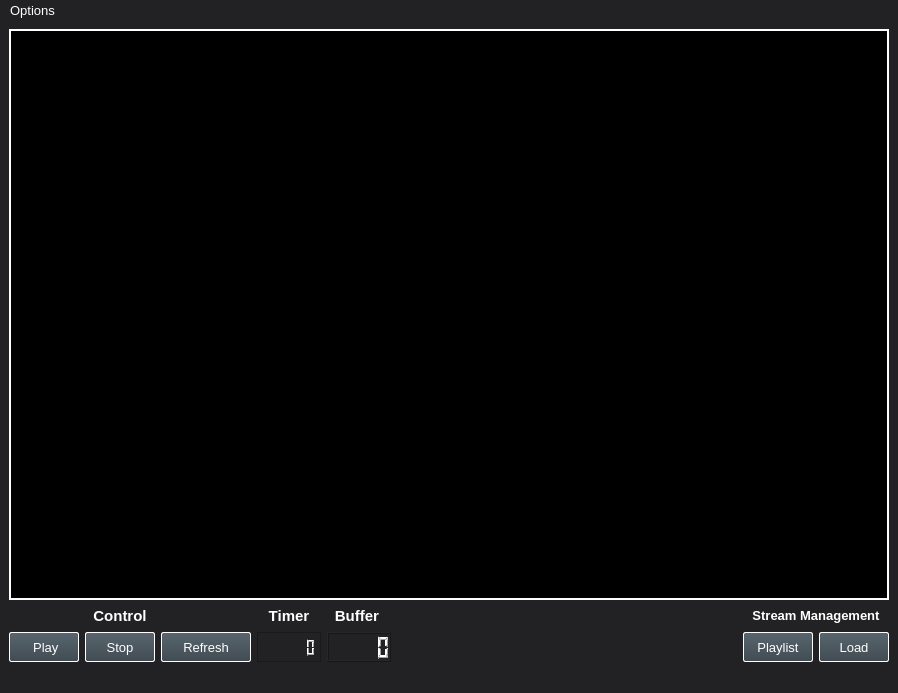
<?xml version="1.0" encoding="UTF-8"?>
<ui version="4.0">
 <class>IPTVPlayer</class>
 <widget class="QMainWindow" name="IPTVPlayer">
  <property name="enabled">
   <bool>true</bool>
  </property>
  <property name="geometry">
   <rect>
    <x>0</x>
    <y>0</y>
    <width>898</width>
    <height>693</height>
   </rect>
  </property>
  <property name="windowTitle">
   <string>IPTV Player</string>
  </property>
  <property name="windowIcon">
   <iconset>
    <normaloff>../resources/icons/icon_streaming_manager.png</normaloff>../resources/icons/icon_streaming_manager.png</iconset>
  </property>
  <property name="layoutDirection">
   <enum>Qt::LeftToRight</enum>
  </property>
  <property name="autoFillBackground">
   <bool>false</bool>
  </property>
  <property name="styleSheet">
   <string notr="true">QMainWindow::separator {
	background-color: #323235;
	width: 3px;
	height: 3px;
}

QMainWindow::separator:hover {
	background: blue;
}


QWidget {
	background-color: #222224;
	color: white;
	font-size: 10pt;
}

QWidget:focus
{
	border: 2px solid #379AC3;
	/*background-color: rgba(55, 154, 195, 80);*/
}


QLabel:disabled {
	color: grey;
}


QProgressBar {
	border: 1px solid #4A4A4F;
	border-radius: 4px;
	text-align: center;
	background-color: #111118;
}

QProgressBar::chunk {
	background-color: #3C7B9E;
}


QSpinBox,
QDoubleSpinBox,
QDateEdit,
QTimeEdit {
	background-color: #1E2929;
	border: 1px solid white;
	border-radius: 5px;
	selection-background-color: #379AC3;
}

QSpinBox:disabled,
QDoubleSpinBox:disabled,
QDateEdi:disabledt,
QTimeEdit:disabled  {
    border-color: grey;
	color: grey;
}

QDockWidget {
	border: 2px solid #66666B;
	border-radius: 1px;
}

QDockWidget::title {
	background-color: qlineargradient(x1: 0, y1: 0, x2: 0, y2: 1, stop: 0 #3F556A, stop: 1 #293645);    
	text-align: center;
	border-bottom: 2px solid #2C3A4A;
}

QDockWidget::close-button, 
QDockWidget::float-button {
	spacing: 1px;
	border: 1px solid transparent;
	border-radius: 2px;
	background: transparent;
	padding: 0px;
}

QDockWidget::close-button:hover, 
QDockWidget::float-button:hover {
	background: rgba(255, 255, 255, 10);
}

QDockWidget::close-button:pressed, 
QDockWidget::float-button:pressed {
	padding: 1px -1px -1px 1px;
}


QMenuBar::item {
    background-color: transparent;
}

QMenuBar::item:selected {
    background-color: #379AC3;
	border: 1px solid grey;
    border-bottom-color: transparent;
    border-top-left-radius: 4px;
    border-top-right-radius: 4px;
}

QMenuBar::item:disabled {
	color: grey;
}


QMenu {
	border: 1px solid #379AC3;
}

QMenu::separator {
	height: 1px;
	background: #379AC3;
	margin-top: 8px;
	margin-bottom: 4px;
	margin-left: 5px;
	margin-right: 5px;
 }

QMenu::item {
	padding: 2px 20px 2px 20px;
}

QMenu::item:disabled {
	color: grey;
}

QMenu::item:selected {
    background-color: #379AC3;
	border: 1px solid grey;
}


QToolButton {
	background-color: #2C2C34;
	border: 1px solid white;
	border-radius: 2px;
	margin: 1px;
	padding-left: 2px;
	padding-right: 2px;
}

QToolButton:disabled {
	border-color: grey;
}

QToolButton:checked {
	background-color: qlineargradient(x1: 0, y1: 0, x2: 0, y2: 1, stop: 0 #3FC9D7, stop: 1 #414B52);
	border-color: #379AC3;
}

QToolButton:checked:disabled {
	background-color: #898C90;
	border-color: grey;
}

QToolButton:pressed {
	background-color: qlineargradient(x1: 0, y1: 0, x2: 0, y2: 1, stop: 0 #bbbbbb, stop: 1 #b0b0b0);
	border-color: #379AC3;
}


QComboBox {
	background-color: #1E2929;
	color: white;
    border: 1px solid white;
    border-radius: 2px;
    padding: 1px 18px 1px 3px;
    min-width: 6em;
}

QComboBox:disabled {
	color: grey;
    border-color: grey;
}

QComboBox::separator {
	height: 1px;
	background: #379AC3;
	margin-left: 5px;
	margin-right: 5px;
}

QComboBox::item:disabled {
	color: grey;
}

QComboBox::item:selected {
    background-color: #379AC3;
}


QDialog {
	border: 1px solid white;
  	border-radius: 2px;
}


QTabWidget::pane {
	border: 1px solid white;
}


QTabBar {
	outline: none
}

QTabBar::tab {
    background-color: qlineargradient(x1: 0, y1: 0, x2: 0, y2: 1, stop: 0 #090909, stop: 1 #353535);
    border: 1px solid white;
    border-bottom-color: transparent;
    border-top-left-radius: 4px;
    border-top-right-radius: 4px;
    min-width: 8ex;
    padding: 2px;
}

QTabBar::tab:selected, QTabBar::tab:hover {
	background-color: #379AC3;
}

QTabBar::tab:!selected {
	margin-top: 2px;
}

QTabBar::tab:focus
{
	border: 1px solid #379AC3;
}


QToolTip {
    background-color: #3D5368;
    border: 1px solid #379AC3;
    border-radius: 2px;
    color: #DDDDDF;
}


QSlider {
    background-color: transparent;
}

QSlider::groove:horizontal {
     border: 1px solid #999999;
     height: 4px; 
     background: qlineargradient(x1:0, y1:0, x2:0, y2:1, stop:0 #4A4A4F, stop:1 #4A4A4F);
     margin: 2px 0;
 }

 QSlider::groove:disabled:horizontal {
     border: 1px solid #454545;
     height: 4px; 
     background: qlineargradient(x1:0, y1:0, x2:0, y2:1, stop:0 #4A4A4F, stop:1 #4A4A4F);
     margin: 2px 0;
 }

 QSlider::handle:horizontal {
     background-color: qlineargradient(x1: 0, y1: 0, x2: 0, y2: 1, stop: 0 #232228, stop: 1 #020208);
     border: 2px solid #379AC3;
     width: 18px;
     margin: -5px 0; 
     border-radius: 3px;
 }

 QSlider::handle:disabled:horizontal {
     background-color: qlineargradient(x1: 0, y1: 0, x2: 0, y2: 1, stop: 0 #535258, stop: 1 #050508);
     border: 2px solid #444444;
     width: 18px;
     margin: -5px 0;
     border-radius: 3px;
 }

 QSlider::groove:vertical {
     border: 1px solid #999999;
     width: 4px; 
     background: qlineargradient(x1:0, y1:0, x2:1, y2:0, stop:0 #4A4A4F, stop:1 #4A4A4F);
     margin: 2px 0;
 }

 QSlider::handle:vertical {
     background-color: qlineargradient(x1: 0, y1: 0, x2: 1, y2: 0, stop: 0 #232228, stop: 1 #020208);
     border: 2px solid #379AC3;
     height: 18px;
     margin: 0 -5px; 
     border-radius: 3px;
 }


QRadioButton{
    width: 13px;
    height: 13px;
    padding: 3px 3px 3px 3px;
	outline: none;
}

QRadioButton:disabled {
	color: grey;
	border-color: grey;
}

QRadioButton::indicator{
    border: 1px solid white;
    border-radius: 5px;
    color: white;
    width: 10px;
    height: 10px;
    margin: 2px 2px 2px 2px;
}

QRadioButton::indicator:disabled{
    color: grey;
	border-color: grey;
}

QRadioButton::indicator:checked {
    background-color: #379AC3;
}

QRadioButton::indicator:checked:disabled{
    color: grey;
	border-color: grey;
	background-color: grey;
}

QPlainTextEdit,
QTextEdit,
QLineEdit {
	background-color: #1E2929;
	/*border: 1px solid #777777;*/
	border: 1px solid white;
	/*border-radius: 2px;*/
	border-radius: 5px;
	selection-background-color: #379AC3;
}

QPlainTextEdit:disabled,
QTextEdit:disabled,
QLineEdit:disabled  {
	border-color: grey;
	color: grey;
}


QPushButton {
	border: 1px solid white;
	border-radius: 2px;
	background-color: qlineargradient(x1: 0, y1: 0, x2: 0, y2: 1, stop: 0 #59666f, stop: 1 #414B52);
	outline: none
}

QPushButton:disabled {
    color: grey;
    background-color: #555558;
}

QPushButton:checked {
	background-color: qlineargradient(x1: 0, y1: 0, x2: 0, y2: 1, stop: 0 #09A2B2, stop: 1 #414B52);
}

QPushButton:pressed {
	background-color: qlineargradient(x1: 0, y1: 0, x2: 0, y2: 1, stop: 0 #bbbbbb, stop: 1 #b0b0b0);
}


QTreeView,
QListView ,
QTableWidget{
	background: #1E2929;
	alternate-background-color: #223335;
	show-decoration-selected: 1;
}

QTreeView::item:!has-children:hover,
QListView::item:hover {
    background-color: #379AC3;
}

QTreeView::item:selected,
QListView::item:selected {
    background-color: #379AC3;
	border: 1px solid grey;
    border-right-color:transparent;
	border-left-color:transparent;
}

QTreeView::branch:!has-children:hover {
    background-color: #379AC3;
}

QTreeView::branch:selected {
    background-color: #379AC3;
	border: 1px solid grey;
    border-right-color:transparent;
	border-left-color:transparent;
}

QTreeView::item:hover#WmsTreeWidget {
	background-color: none;
}

QTreeView::branch:hover#WmsTreeWidget {
    background-color: none;
}


QHeaderView::section {
    background-color: #221113;
	color: white;
	border: 1px solid #6c6c6c;
}

QHeaderView::section:checked
{
    background-color: darkgrey;
}

QHeaderView::section:disabled {
	color: grey;
}


QCheckBox {
    color: #DDDDDF;
    padding: 3px 3px 3px 3px;
}

QCheckBox::indicator {
    border: 1px solid white;
    border-radius: 1px;
    color: #FFFFFF;
    width: 10px;
    height: 10px;
    margin: 2px 2px 2px 2px
}

QCheckBox::indicator:unchecked:pressed {
    background-color: #286e08;
}

QCheckBox::indicator:checked {
    background-color: #49c70f;
}

QCheckBox::indicator:checked:pressed {
    background-color: #AAAAAA;
}


QGroupBox {
    border: 1px solid #66666B;
    border-radius: 3px;
    padding: 0px 0px 0px 0px;
    margin-top: 2ex;
    margin-bottom: 1ex;
}

QGroupBox::title {
     subcontrol-origin: margin;
     subcontrol-position: top center;
     margin: 0 3px 0px 3px;
     padding: 0 3px 0px 0px;
     font: bold 8px;
     color: #DDDDDF;
 }


QGCToolWidgetItem {
	border: 1px solid #66666B;
	border-radius: 3px;
	padding: 10px 0px 0px 0px;
	margin-top: 1ex;
 }


QSplitter::handle:horizontal {
	background-color: qlineargradient(spread:pad, x1:0, y1:0, x2:0, y2:1, 
		stop:0 rgba(255, 255, 255, 0), 
		stop:0.407273 rgba(200, 200, 200, 255), 
		stop:0.4825 rgba(101, 104, 113, 235), 
		stop:0.6 rgba(255, 255, 255, 0)
		);
}

QSplitter::handle:vertical {
	background-color: qlineargradient(spread:pad, x1:0, y1:0, x2:1, y2:0, 
		stop:0 rgba(255, 255, 255, 0), 
		stop:0.407273 rgba(200, 200, 200, 255), 
		stop:0.4825 rgba(101, 104, 113, 235), 
		stop:0.6 rgba(255, 255, 255, 0)
		);
}</string>
  </property>
  <property name="toolButtonStyle">
   <enum>Qt::ToolButtonTextBesideIcon</enum>
  </property>
  <property name="animated">
   <bool>true</bool>
  </property>
  <property name="documentMode">
   <bool>false</bool>
  </property>
  <property name="tabShape">
   <enum>QTabWidget::Triangular</enum>
  </property>
  <widget class="QWidget" name="centralwidget">
   <layout class="QVBoxLayout" name="verticalLayout">
    <item>
     <widget class="QLabel" name="lb_videoDisplay">
      <property name="minimumSize">
       <size>
        <width>720</width>
        <height>480</height>
       </size>
      </property>
      <property name="palette">
       <palette>
        <active>
         <colorrole role="WindowText">
          <brush brushstyle="SolidPattern">
           <color alpha="255">
            <red>255</red>
            <green>255</green>
            <blue>255</blue>
           </color>
          </brush>
         </colorrole>
         <colorrole role="Button">
          <brush brushstyle="SolidPattern">
           <color alpha="255">
            <red>0</red>
            <green>0</green>
            <blue>0</blue>
           </color>
          </brush>
         </colorrole>
         <colorrole role="Light">
          <brush brushstyle="SolidPattern">
           <color alpha="255">
            <red>178</red>
            <green>177</green>
            <blue>184</blue>
           </color>
          </brush>
         </colorrole>
         <colorrole role="Midlight">
          <brush brushstyle="SolidPattern">
           <color alpha="255">
            <red>148</red>
            <green>147</green>
            <blue>153</blue>
           </color>
          </brush>
         </colorrole>
         <colorrole role="Dark">
          <brush brushstyle="SolidPattern">
           <color alpha="255">
            <red>59</red>
            <green>59</green>
            <blue>61</blue>
           </color>
          </brush>
         </colorrole>
         <colorrole role="Mid">
          <brush brushstyle="SolidPattern">
           <color alpha="255">
            <red>79</red>
            <green>79</green>
            <blue>82</blue>
           </color>
          </brush>
         </colorrole>
         <colorrole role="Text">
          <brush brushstyle="SolidPattern">
           <color alpha="255">
            <red>255</red>
            <green>255</green>
            <blue>255</blue>
           </color>
          </brush>
         </colorrole>
         <colorrole role="BrightText">
          <brush brushstyle="SolidPattern">
           <color alpha="255">
            <red>255</red>
            <green>255</green>
            <blue>255</blue>
           </color>
          </brush>
         </colorrole>
         <colorrole role="ButtonText">
          <brush brushstyle="SolidPattern">
           <color alpha="255">
            <red>255</red>
            <green>255</green>
            <blue>255</blue>
           </color>
          </brush>
         </colorrole>
         <colorrole role="Base">
          <brush brushstyle="SolidPattern">
           <color alpha="255">
            <red>0</red>
            <green>0</green>
            <blue>0</blue>
           </color>
          </brush>
         </colorrole>
         <colorrole role="Window">
          <brush brushstyle="SolidPattern">
           <color alpha="255">
            <red>0</red>
            <green>0</green>
            <blue>0</blue>
           </color>
          </brush>
         </colorrole>
         <colorrole role="Shadow">
          <brush brushstyle="SolidPattern">
           <color alpha="255">
            <red>0</red>
            <green>0</green>
            <blue>0</blue>
           </color>
          </brush>
         </colorrole>
         <colorrole role="AlternateBase">
          <brush brushstyle="SolidPattern">
           <color alpha="255">
            <red>59</red>
            <green>59</green>
            <blue>61</blue>
           </color>
          </brush>
         </colorrole>
         <colorrole role="ToolTipBase">
          <brush brushstyle="SolidPattern">
           <color alpha="255">
            <red>255</red>
            <green>255</green>
            <blue>220</blue>
           </color>
          </brush>
         </colorrole>
         <colorrole role="ToolTipText">
          <brush brushstyle="SolidPattern">
           <color alpha="255">
            <red>0</red>
            <green>0</green>
            <blue>0</blue>
           </color>
          </brush>
         </colorrole>
         <colorrole role="PlaceholderText">
          <brush brushstyle="SolidPattern">
           <color alpha="128">
            <red>255</red>
            <green>255</green>
            <blue>255</blue>
           </color>
          </brush>
         </colorrole>
        </active>
        <inactive>
         <colorrole role="WindowText">
          <brush brushstyle="SolidPattern">
           <color alpha="255">
            <red>255</red>
            <green>255</green>
            <blue>255</blue>
           </color>
          </brush>
         </colorrole>
         <colorrole role="Button">
          <brush brushstyle="SolidPattern">
           <color alpha="255">
            <red>0</red>
            <green>0</green>
            <blue>0</blue>
           </color>
          </brush>
         </colorrole>
         <colorrole role="Light">
          <brush brushstyle="SolidPattern">
           <color alpha="255">
            <red>178</red>
            <green>177</green>
            <blue>184</blue>
           </color>
          </brush>
         </colorrole>
         <colorrole role="Midlight">
          <brush brushstyle="SolidPattern">
           <color alpha="255">
            <red>148</red>
            <green>147</green>
            <blue>153</blue>
           </color>
          </brush>
         </colorrole>
         <colorrole role="Dark">
          <brush brushstyle="SolidPattern">
           <color alpha="255">
            <red>59</red>
            <green>59</green>
            <blue>61</blue>
           </color>
          </brush>
         </colorrole>
         <colorrole role="Mid">
          <brush brushstyle="SolidPattern">
           <color alpha="255">
            <red>79</red>
            <green>79</green>
            <blue>82</blue>
           </color>
          </brush>
         </colorrole>
         <colorrole role="Text">
          <brush brushstyle="SolidPattern">
           <color alpha="255">
            <red>255</red>
            <green>255</green>
            <blue>255</blue>
           </color>
          </brush>
         </colorrole>
         <colorrole role="BrightText">
          <brush brushstyle="SolidPattern">
           <color alpha="255">
            <red>255</red>
            <green>255</green>
            <blue>255</blue>
           </color>
          </brush>
         </colorrole>
         <colorrole role="ButtonText">
          <brush brushstyle="SolidPattern">
           <color alpha="255">
            <red>255</red>
            <green>255</green>
            <blue>255</blue>
           </color>
          </brush>
         </colorrole>
         <colorrole role="Base">
          <brush brushstyle="SolidPattern">
           <color alpha="255">
            <red>0</red>
            <green>0</green>
            <blue>0</blue>
           </color>
          </brush>
         </colorrole>
         <colorrole role="Window">
          <brush brushstyle="SolidPattern">
           <color alpha="255">
            <red>0</red>
            <green>0</green>
            <blue>0</blue>
           </color>
          </brush>
         </colorrole>
         <colorrole role="Shadow">
          <brush brushstyle="SolidPattern">
           <color alpha="255">
            <red>0</red>
            <green>0</green>
            <blue>0</blue>
           </color>
          </brush>
         </colorrole>
         <colorrole role="AlternateBase">
          <brush brushstyle="SolidPattern">
           <color alpha="255">
            <red>59</red>
            <green>59</green>
            <blue>61</blue>
           </color>
          </brush>
         </colorrole>
         <colorrole role="ToolTipBase">
          <brush brushstyle="SolidPattern">
           <color alpha="255">
            <red>255</red>
            <green>255</green>
            <blue>220</blue>
           </color>
          </brush>
         </colorrole>
         <colorrole role="ToolTipText">
          <brush brushstyle="SolidPattern">
           <color alpha="255">
            <red>0</red>
            <green>0</green>
            <blue>0</blue>
           </color>
          </brush>
         </colorrole>
         <colorrole role="PlaceholderText">
          <brush brushstyle="SolidPattern">
           <color alpha="128">
            <red>255</red>
            <green>255</green>
            <blue>255</blue>
           </color>
          </brush>
         </colorrole>
        </inactive>
        <disabled>
         <colorrole role="WindowText">
          <brush brushstyle="SolidPattern">
           <color alpha="255">
            <red>128</red>
            <green>128</green>
            <blue>128</blue>
           </color>
          </brush>
         </colorrole>
         <colorrole role="Button">
          <brush brushstyle="SolidPattern">
           <color alpha="255">
            <red>0</red>
            <green>0</green>
            <blue>0</blue>
           </color>
          </brush>
         </colorrole>
         <colorrole role="Light">
          <brush brushstyle="SolidPattern">
           <color alpha="255">
            <red>178</red>
            <green>177</green>
            <blue>184</blue>
           </color>
          </brush>
         </colorrole>
         <colorrole role="Midlight">
          <brush brushstyle="SolidPattern">
           <color alpha="255">
            <red>148</red>
            <green>147</green>
            <blue>153</blue>
           </color>
          </brush>
         </colorrole>
         <colorrole role="Dark">
          <brush brushstyle="SolidPattern">
           <color alpha="255">
            <red>59</red>
            <green>59</green>
            <blue>61</blue>
           </color>
          </brush>
         </colorrole>
         <colorrole role="Mid">
          <brush brushstyle="SolidPattern">
           <color alpha="255">
            <red>79</red>
            <green>79</green>
            <blue>82</blue>
           </color>
          </brush>
         </colorrole>
         <colorrole role="Text">
          <brush brushstyle="SolidPattern">
           <color alpha="255">
            <red>128</red>
            <green>128</green>
            <blue>128</blue>
           </color>
          </brush>
         </colorrole>
         <colorrole role="BrightText">
          <brush brushstyle="SolidPattern">
           <color alpha="255">
            <red>255</red>
            <green>255</green>
            <blue>255</blue>
           </color>
          </brush>
         </colorrole>
         <colorrole role="ButtonText">
          <brush brushstyle="SolidPattern">
           <color alpha="255">
            <red>128</red>
            <green>128</green>
            <blue>128</blue>
           </color>
          </brush>
         </colorrole>
         <colorrole role="Base">
          <brush brushstyle="SolidPattern">
           <color alpha="255">
            <red>0</red>
            <green>0</green>
            <blue>0</blue>
           </color>
          </brush>
         </colorrole>
         <colorrole role="Window">
          <brush brushstyle="SolidPattern">
           <color alpha="255">
            <red>0</red>
            <green>0</green>
            <blue>0</blue>
           </color>
          </brush>
         </colorrole>
         <colorrole role="Shadow">
          <brush brushstyle="SolidPattern">
           <color alpha="255">
            <red>0</red>
            <green>0</green>
            <blue>0</blue>
           </color>
          </brush>
         </colorrole>
         <colorrole role="AlternateBase">
          <brush brushstyle="SolidPattern">
           <color alpha="255">
            <red>119</red>
            <green>118</green>
            <blue>123</blue>
           </color>
          </brush>
         </colorrole>
         <colorrole role="ToolTipBase">
          <brush brushstyle="SolidPattern">
           <color alpha="255">
            <red>255</red>
            <green>255</green>
            <blue>220</blue>
           </color>
          </brush>
         </colorrole>
         <colorrole role="ToolTipText">
          <brush brushstyle="SolidPattern">
           <color alpha="255">
            <red>0</red>
            <green>0</green>
            <blue>0</blue>
           </color>
          </brush>
         </colorrole>
         <colorrole role="PlaceholderText">
          <brush brushstyle="SolidPattern">
           <color alpha="128">
            <red>255</red>
            <green>255</green>
            <blue>255</blue>
           </color>
          </brush>
         </colorrole>
        </disabled>
       </palette>
      </property>
      <property name="autoFillBackground">
       <bool>false</bool>
      </property>
      <property name="styleSheet">
       <string notr="true">background-color: rgb(0, 0, 0);</string>
      </property>
      <property name="frameShape">
       <enum>QFrame::Box</enum>
      </property>
      <property name="frameShadow">
       <enum>QFrame::Plain</enum>
      </property>
      <property name="lineWidth">
       <number>2</number>
      </property>
      <property name="text">
       <string/>
      </property>
      <property name="scaledContents">
       <bool>false</bool>
      </property>
      <property name="alignment">
       <set>Qt::AlignCenter</set>
      </property>
     </widget>
    </item>
    <item>
     <layout class="QHBoxLayout" name="horizontalLayout">
      <item>
       <layout class="QGridLayout" name="gridLayout_2">
        <item row="2" column="1">
         <widget class="QPushButton" name="pb_stop">
          <property name="sizePolicy">
           <sizepolicy hsizetype="Minimum" vsizetype="Minimum">
            <horstretch>0</horstretch>
            <verstretch>0</verstretch>
           </sizepolicy>
          </property>
          <property name="minimumSize">
           <size>
            <width>70</width>
            <height>0</height>
           </size>
          </property>
          <property name="maximumSize">
           <size>
            <width>16777215</width>
            <height>30</height>
           </size>
          </property>
          <property name="text">
           <string> Stop </string>
          </property>
          <property name="icon">
           <iconset>
            <normaloff>../resources/icons/Stop.svg</normaloff>../resources/icons/Stop.svg</iconset>
          </property>
         </widget>
        </item>
        <item row="2" column="2">
         <widget class="QPushButton" name="pb_refresh">
          <property name="minimumSize">
           <size>
            <width>90</width>
            <height>0</height>
           </size>
          </property>
          <property name="maximumSize">
           <size>
            <width>16777215</width>
            <height>30</height>
           </size>
          </property>
          <property name="text">
           <string> Refresh </string>
          </property>
          <property name="icon">
           <iconset>
            <normaloff>../resources/icons/refresh-svgrepo-com.svg</normaloff>../resources/icons/refresh-svgrepo-com.svg</iconset>
          </property>
         </widget>
        </item>
        <item row="2" column="0">
         <widget class="QPushButton" name="pb_play">
          <property name="sizePolicy">
           <sizepolicy hsizetype="Minimum" vsizetype="Minimum">
            <horstretch>0</horstretch>
            <verstretch>0</verstretch>
           </sizepolicy>
          </property>
          <property name="minimumSize">
           <size>
            <width>70</width>
            <height>0</height>
           </size>
          </property>
          <property name="maximumSize">
           <size>
            <width>16777215</width>
            <height>30</height>
           </size>
          </property>
          <property name="autoFillBackground">
           <bool>false</bool>
          </property>
          <property name="text">
           <string> Play</string>
          </property>
          <property name="icon">
           <iconset>
            <normaloff>../resources/icons/Start.svg</normaloff>../resources/icons/Start.svg</iconset>
          </property>
          <property name="flat">
           <bool>false</bool>
          </property>
         </widget>
        </item>
        <item row="1" column="1">
         <widget class="QLabel" name="lb_local">
          <property name="sizePolicy">
           <sizepolicy hsizetype="Preferred" vsizetype="Minimum">
            <horstretch>0</horstretch>
            <verstretch>0</verstretch>
           </sizepolicy>
          </property>
          <property name="maximumSize">
           <size>
            <width>16777215</width>
            <height>20</height>
           </size>
          </property>
          <property name="text">
           <string>&lt;!DOCTYPE HTML PUBLIC &quot;-//W3C//DTD HTML 4.0//EN&quot; &quot;http://www.w3.org/TR/REC-html40/strict.dtd&quot;&gt;
&lt;html&gt;&lt;head&gt;&lt;meta name=&quot;qrichtext&quot; content=&quot;1&quot; /&gt;&lt;style type=&quot;text/css&quot;&gt;
p, li { white-space: pre-wrap; }
&lt;/style&gt;&lt;/head&gt;&lt;body style=&quot; font-family:'Ubuntu'; font-size:10pt; font-weight:400; font-style:normal;&quot;&gt;
&lt;p align=&quot;center&quot; style=&quot; margin-top:0px; margin-bottom:0px; margin-left:0px; margin-right:0px; -qt-block-indent:0; text-indent:0px;&quot;&gt;&lt;span style=&quot; font-size:11pt; font-weight:600;&quot;&gt;Control&lt;/span&gt;&lt;/p&gt;&lt;/body&gt;&lt;/html&gt;</string>
          </property>
         </widget>
        </item>
       </layout>
      </item>
      <item>
       <layout class="QGridLayout" name="gridLayout_3">
        <item row="0" column="0">
         <widget class="QLabel" name="lb_timer">
          <property name="maximumSize">
           <size>
            <width>16777215</width>
            <height>20</height>
           </size>
          </property>
          <property name="text">
           <string>&lt;html&gt;&lt;head/&gt;&lt;body&gt;&lt;p align=&quot;center&quot;&gt;&lt;span style=&quot; font-size:11pt; font-weight:600;&quot;&gt;Timer&lt;/span&gt;&lt;/p&gt;&lt;/body&gt;&lt;/html&gt;</string>
          </property>
         </widget>
        </item>
        <item row="1" column="0">
         <widget class="QLCDNumber" name="lcdNumberTimer">
          <property name="maximumSize">
           <size>
            <width>100</width>
            <height>30</height>
           </size>
          </property>
          <property name="frameShape">
           <enum>QFrame::StyledPanel</enum>
          </property>
          <property name="smallDecimalPoint">
           <bool>true</bool>
          </property>
          <property name="digitCount">
           <number>6</number>
          </property>
          <property name="value" stdset="0">
           <double>0.000000000000000</double>
          </property>
         </widget>
        </item>
        <item row="0" column="1">
         <widget class="QLabel" name="label">
          <property name="text">
           <string>&lt;html&gt;&lt;head/&gt;&lt;body&gt;&lt;p align=&quot;center&quot;&gt;&lt;span style=&quot; font-size:11pt; font-weight:600;&quot;&gt; Buffer  &lt;/span&gt;&lt;/p&gt;&lt;/body&gt;&lt;/html&gt;</string>
          </property>
         </widget>
        </item>
        <item row="1" column="1">
         <widget class="QLCDNumber" name="lcdNumber"/>
        </item>
       </layout>
      </item>
      <item>
       <spacer name="horizontalSpacer_2">
        <property name="sizePolicy">
         <sizepolicy hsizetype="Expanding" vsizetype="Minimum">
          <horstretch>0</horstretch>
          <verstretch>0</verstretch>
         </sizepolicy>
        </property>
        <property name="orientation">
         <enum>Qt::Horizontal</enum>
        </property>
        <property name="sizeType">
         <enum>QSizePolicy::Expanding</enum>
        </property>
        <property name="sizeHint" stdset="0">
         <size>
          <width>20</width>
          <height>20</height>
         </size>
        </property>
       </spacer>
      </item>
      <item>
       <layout class="QGridLayout" name="gridLayout">
        <item row="1" column="1">
         <widget class="QPushButton" name="pb_loadPlaylist">
          <property name="sizePolicy">
           <sizepolicy hsizetype="Minimum" vsizetype="Minimum">
            <horstretch>0</horstretch>
            <verstretch>0</verstretch>
           </sizepolicy>
          </property>
          <property name="minimumSize">
           <size>
            <width>70</width>
            <height>0</height>
           </size>
          </property>
          <property name="maximumSize">
           <size>
            <width>16777215</width>
            <height>30</height>
           </size>
          </property>
          <property name="text">
           <string>Load</string>
          </property>
         </widget>
        </item>
        <item row="0" column="0" colspan="2">
         <widget class="QLabel" name="lb_streamManagement">
          <property name="sizePolicy">
           <sizepolicy hsizetype="Preferred" vsizetype="Minimum">
            <horstretch>0</horstretch>
            <verstretch>0</verstretch>
           </sizepolicy>
          </property>
          <property name="maximumSize">
           <size>
            <width>16777215</width>
            <height>20</height>
           </size>
          </property>
          <property name="text">
           <string>&lt;html&gt;&lt;head/&gt;&lt;body&gt;&lt;p align=&quot;center&quot;&gt;&lt;span style=&quot; font-weight:600;&quot;&gt;Stream Management&lt;/span&gt;&lt;/p&gt;&lt;/body&gt;&lt;/html&gt;</string>
          </property>
         </widget>
        </item>
        <item row="1" column="0">
         <widget class="QPushButton" name="pb_openPlaylist">
          <property name="sizePolicy">
           <sizepolicy hsizetype="Minimum" vsizetype="Minimum">
            <horstretch>0</horstretch>
            <verstretch>0</verstretch>
           </sizepolicy>
          </property>
          <property name="minimumSize">
           <size>
            <width>70</width>
            <height>0</height>
           </size>
          </property>
          <property name="maximumSize">
           <size>
            <width>16777215</width>
            <height>30</height>
           </size>
          </property>
          <property name="text">
           <string>Playlist</string>
          </property>
          <property name="iconSize">
           <size>
            <width>8</width>
            <height>8</height>
           </size>
          </property>
         </widget>
        </item>
       </layout>
      </item>
     </layout>
    </item>
   </layout>
  </widget>
  <widget class="QMenuBar" name="menubar">
   <property name="geometry">
    <rect>
     <x>0</x>
     <y>0</y>
     <width>898</width>
     <height>21</height>
    </rect>
   </property>
   <widget class="QMenu" name="menuOptions">
    <property name="title">
     <string>Options</string>
    </property>
    <addaction name="separator"/>
   </widget>
   <addaction name="menuOptions"/>
  </widget>
  <widget class="QStatusBar" name="statusbar"/>
  <action name="action_params">
   <property name="icon">
    <iconset>
     <normaloff>../resources/icons/config1.png</normaloff>../resources/icons/config1.png</iconset>
   </property>
   <property name="text">
    <string>Params</string>
   </property>
   <property name="toolTip">
    <string>Params configuration widget</string>
   </property>
  </action>
  <action name="action_comms">
   <property name="icon">
    <iconset>
     <normaloff>../resources/icons/network_manager.png</normaloff>../resources/icons/network_manager.png</iconset>
   </property>
   <property name="text">
    <string>Comms</string>
   </property>
   <property name="toolTip">
    <string>Comms configuration widget</string>
   </property>
  </action>
 </widget>
 <resources/>
 <connections/>
</ui>
